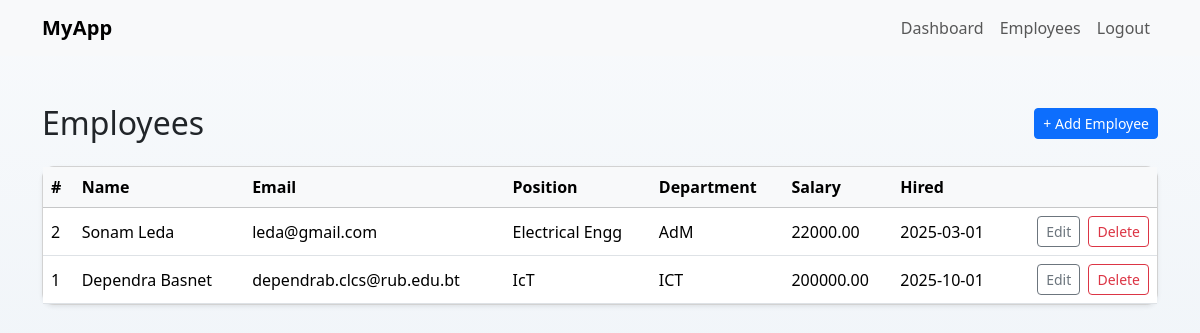
Page /employees (signed in) on the committed database.
### app.py (models this page shows)
class Employee(db.Model):
    id = db.Column(db.Integer, primary_key=True)
    first_name = db.Column(db.String(80), nullable=False)
    last_name = db.Column(db.String(80), nullable=False)
    email = db.Column(db.String(120), unique=True, nullable=False)
    position = db.Column(db.String(120), nullable=True)
    department = db.Column(db.String(120), nullable=True)
    salary = db.Column(db.Float, nullable=True)
    hired_date = db.Column(db.String(30), nullable=True)

### app.py (the view)
@app.route('/employees')
def employees():
    if 'user_id' not in session:
        flash('Please log in first', 'warning')
        return redirect(url_for('login'))
    items = Employee.query.order_by(Employee.id.desc()).all()
    return render_template('employees.html', employees=items)

### templates/employees.html
{% extends 'base.html' %}
{% block content %}
<div class="d-flex justify-content-between align-items-center mb-4">
  <h2 class="mb-0">Employees</h2>
  <a class="btn btn-sm btn-primary" href="{{ url_for('new_employee') }}">+ Add Employee</a>
</div>
<div class="card shadow-sm animate__animated animate__fadeIn">
  <div class="table-responsive">
    <table class="table table-hover align-middle mb-0">
      <thead class="table-light">
        <tr>
          <th>#</th>
          <th>Name</th>
          <th>Email</th>
          <th>Position</th>
          <th>Department</th>
          <th>Salary</th>
          <th>Hired</th>
          <th></th>
        </tr>
      </thead>
      <tbody>
        {% for e in employees %}
        <tr class="employee-row">
          <td>{{ e.id }}</td>
          <td>{{ e.first_name }} {{ e.last_name }}</td>
          <td>{{ e.email }}</td>
          <td>{{ e.position or '-' }}</td>
          <td>{{ e.department or '-' }}</td>
          <td>{{ ('%.2f'|format(e.salary)) if e.salary is not none else '-' }}</td>
          <td>{{ e.hired_date or '-' }}</td>
          <td class="text-end">
            <a class="btn btn-sm btn-outline-secondary me-1" href="{{ url_for('edit_employee', emp_id=e.id) }}">Edit</a>
            <form method="post" action="{{ url_for('delete_employee', emp_id=e.id) }}" class="d-inline-block delete-form">
              <button class="btn btn-sm btn-outline-danger" type="submit">Delete</button>
            </form>
          </td>
        </tr>
        {% else %}
        <tr>
          <td colspan="8" class="text-center py-4">No employees yet — add one.</td>
        </tr>
        {% endfor %}
      </tbody>
    </table>
  </div>
</div>
{% endblock %}

### templates/base.html (shortened to what this page needs)
<!doctype html>
<html lang="en">
  <head>
    <link href="https://cdn.jsdelivr.net/npm/bootstrap@5.3.2/dist/css/bootstrap.min.css" rel="stylesheet">
    <link rel="stylesheet" href="https://cdnjs.cloudflare.com/ajax/libs/animate.css/4.1.1/animate.min.css">
    <link rel="stylesheet" href="{{ url_for('static', filename='style.css') }}">
  </head>
  <body>
    <nav class="navbar navbar-expand-lg navbar-light bg-light">
      <div class="container">
        <a class="navbar-brand" href="{{ url_for('index') }}">MyApp</a>
        <div class="collapse navbar-collapse">
          <ul class="navbar-nav ms-auto">
            {% if session.get('user_id') %}
            <li class="nav-item"><a class="nav-link" href="{{ url_for('dashboard') }}">Dashboard</a></li>
            <li class="nav-item"><a class="nav-link" href="{{ url_for('employees') }}">Employees</a></li>
            <li class="nav-item"><a class="nav-link" href="{{ url_for('logout') }}">Logout</a></li>
            {% else %}
            <li class="nav-item"><a class="nav-link" href="{{ url_for('login') }}">Login</a></li>
            <li class="nav-item"><a class="nav-link" href="{{ url_for('signup') }}">Sign up</a></li>
            {% endif %}
          </ul>
        </div>
      </div>
    </nav>
    <div class="container py-5">
      {% block content %}{% endblock %}
    </div>
  </body>
  </html>

### static/style.css (style rules this page uses)
body { background: linear-gradient(180deg, #f8fafc 0%, #f1f5f9 100%); }
.card { border-radius: 12px; transition: transform .18s ease, box-shadow .18s ease; }
.navbar-brand { font-weight: 700; letter-spacing: .2px; }
.employee-row { transition: background .15s ease, transform .12s ease; }
.btn-primary { transition: transform .12s ease, box-shadow .12s ease; }

### rows in the picture
Employee: id "2", first_name "Sonam", last_name "Leda", email "leda@gmail.com", position "Electrical Engg", department "AdM", salary "22000.00", hired_date "2025-03-01"
Employee: id "1", first_name "Dependra", last_name "Basnet", email "dependrab.clcs@rub.edu.bt", position "IcT", department "ICT", salary "200000.00", hired_date "2025-10-01"
